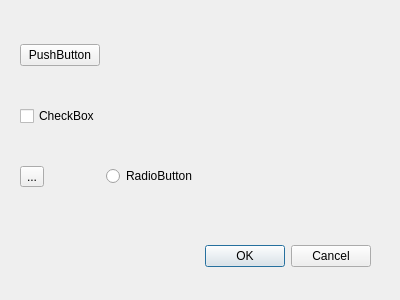
<?xml version="1.0" encoding="UTF-8"?>
<ui version="4.0">
 <class>Dialog</class>
 <widget class="QDialog" name="Dialog">
  <property name="geometry">
   <rect>
    <x>0</x>
    <y>0</y>
    <width>400</width>
    <height>300</height>
   </rect>
  </property>
  <property name="windowTitle">
   <string>Dialog</string>
  </property>
  <widget class="QDialogButtonBox" name="buttonBox">
   <property name="geometry">
    <rect>
     <x>30</x>
     <y>240</y>
     <width>341</width>
     <height>32</height>
    </rect>
   </property>
   <property name="orientation">
    <enum>Qt::Horizontal</enum>
   </property>
   <property name="standardButtons">
    <set>QDialogButtonBox::Cancel|QDialogButtonBox::Ok</set>
   </property>
  </widget>
  <widget class="QWidget" name="gridLayoutWidget">
   <property name="geometry">
    <rect>
     <x>20</x>
     <y>10</y>
     <width>331</width>
     <height>211</height>
    </rect>
   </property>
   <layout class="QGridLayout" name="gridLayout">
    <item row="1" column="0">
     <widget class="QCheckBox" name="checkBox">
      <property name="text">
       <string>CheckBox</string>
      </property>
     </widget>
    </item>
    <item row="2" column="0">
     <widget class="QToolButton" name="toolButton">
      <property name="text">
       <string>...</string>
      </property>
     </widget>
    </item>
    <item row="0" column="0">
     <widget class="QPushButton" name="pushButton">
      <property name="text">
       <string>PushButton</string>
      </property>
     </widget>
    </item>
    <item row="2" column="1">
     <widget class="QRadioButton" name="radioButton">
      <property name="text">
       <string>RadioButton</string>
      </property>
     </widget>
    </item>
   </layout>
  </widget>
 </widget>
 <resources/>
 <connections>
  <connection>
   <sender>buttonBox</sender>
   <signal>accepted()</signal>
   <receiver>Dialog</receiver>
   <slot>accept()</slot>
   <hints>
    <hint type="sourcelabel">
     <x>248</x>
     <y>254</y>
    </hint>
    <hint type="destinationlabel">
     <x>157</x>
     <y>274</y>
    </hint>
   </hints>
  </connection>
  <connection>
   <sender>buttonBox</sender>
   <signal>rejected()</signal>
   <receiver>Dialog</receiver>
   <slot>reject()</slot>
   <hints>
    <hint type="sourcelabel">
     <x>316</x>
     <y>260</y>
    </hint>
    <hint type="destinationlabel">
     <x>286</x>
     <y>274</y>
    </hint>
   </hints>
  </connection>
 </connections>
</ui>
